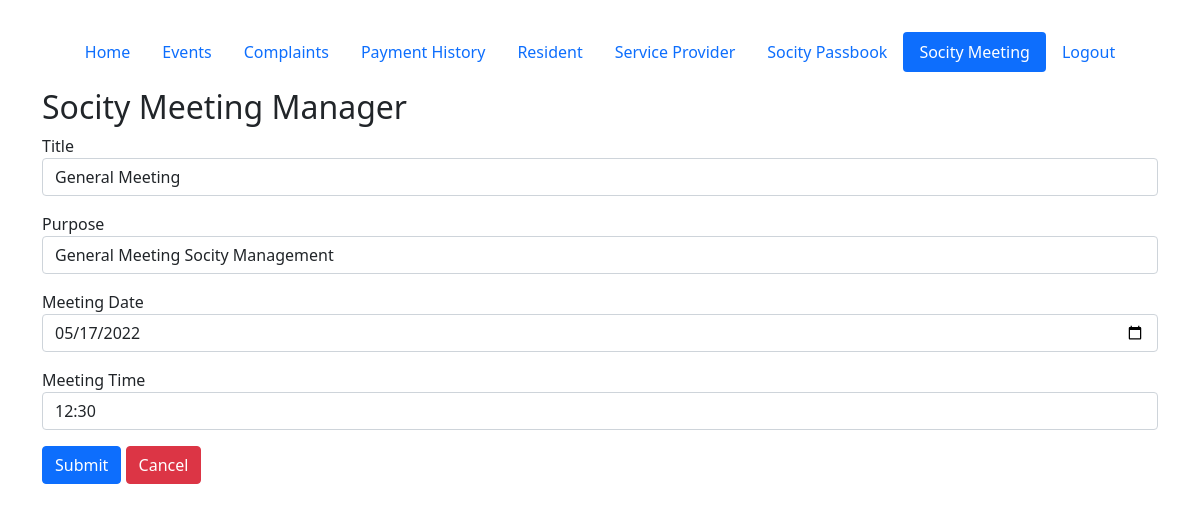
Page /admin/socmeetingAdd.php?id=1 (signed in) on the committed database.
### tables this page shows
CREATE TABLE `socmeeting` (
  `id` int(11) NOT NULL,
  `title` text NOT NULL,
  `purpuse` text NOT NULL,
  `meeting_date` text NOT NULL,
  `meeting_time` text NOT NULL
);

### admin/db.php (called while the page is built, shortened)
<?php
$base_url = "http://".$_SERVER['HTTP_HOST'];
$base_url .= str_replace(basename($_SERVER['SCRIPT_NAME']),"",$_SERVER['SCRIPT_NAME']);
?>

### admin/socmeetingAdd.php (the view, shortened to what this page needs)
<?php
require("header.php");
$title = "";
$purpuse = "";
$meeting_date = "";
$meeting_time = "";
$id = isset($_GET['id']) ? $_GET['id'] : "";
if($id){
	$sql = "SELECT * FROM socmeeting WHERE id = '".$id."'" ;
	$result = $mysqli->query($sql);
	if ($result->num_rows > 0) {
	    while ($row = mysqli_fetch_assoc($result)){
	    	$title = $row['title'];
	    	$purpuse = $row['purpuse'];
	    	$meeting_date = $row['meeting_date'];
	    	$meeting_time = $row['meeting_time'];
	    }
	}
}
?>
<header class="d-flex justify-content-center py-3">
	<ul class="nav nav-pills">
	  <li class="nav-item"><a href="<?= $base_url ?>Home.php" class="nav-link " aria-current="page">Home</a></li>
	  <li class="nav-item"><a href="<?= $base_url ?>Events.php" class="nav-link ">Events</a></li>
	  <li class="nav-item"><a href="<?= $base_url ?>Complaints.php" class="nav-link">Complaints</a></li>
	  <li class="nav-item"><a href="<?= $base_url ?>PaymentHistory.php" class="nav-link ">Payment History</a></li>
	  <li class="nav-item"><a href="<?= $base_url ?>Resident.php" class="nav-link ">Resident</a></li>
	  <li class="nav-item"><a href="<?= $base_url ?>ServiceProvider.php" class="nav-link ">Service Provider</a></li>
	  <li class="nav-item"><a href="<?= $base_url ?>SocityPassbook.php" class="nav-link ">Socity Passbook</a></li>
	  <li class="nav-item"><a href="<?= $base_url ?>SocMeeting.php" class="nav-link active">Socity Meeting</a></li>
<li class="nav-item"><a href="<?= $base_url ?>?logout=1" class="nav-link">Logout</a></li>
	</ul>
</header>
<div class="row">
	<div class="col-12">
		<h2>Socity Meeting Manager</h2>
		<form action="" method="POST" enctype="multipart/form-data">
			<div class="mb-3">
				<label>Title</label>
				<input type="text" name="title" required="required" value="<?= $title ?>" class="form-control">
			</div>
			<div class="mb-3">
				<label>Purpose</label>
				<input type="text" name="purpuse" required="required" value="<?= $purpuse ?>" class="form-control">
			</div>
			<div class="mb-3">
				<label>Meeting Date</label>
				<input type="date" name="meeting_date" required="required" value="<?= $meeting_date ?>" class="form-control">
			</div>
			<div class="mb-3">
				<label>Meeting Time</label>
				<select  name="meeting_time" required="required"  class="form-control">
					<option value="12:30" <?= $meeting_time == "12:30" ? "selected" : "" ?>>12:30</option>
				</select>
			</div>
			<div class="mb-3">
				<input type="submit" name="submit" value="Submit" class="btn btn-primary">
				<a href="SocMeeting.php" class="btn btn-danger">Cancel</a>
			</div>
		</form>
	</div>
</div>
<?php
require("footer.php")
?>

### rows in the picture
socmeeting: title "General Meeting", purpuse "General Meeting Socity Management", meeting_date "05/17/2022", meeting_time "12:30"
